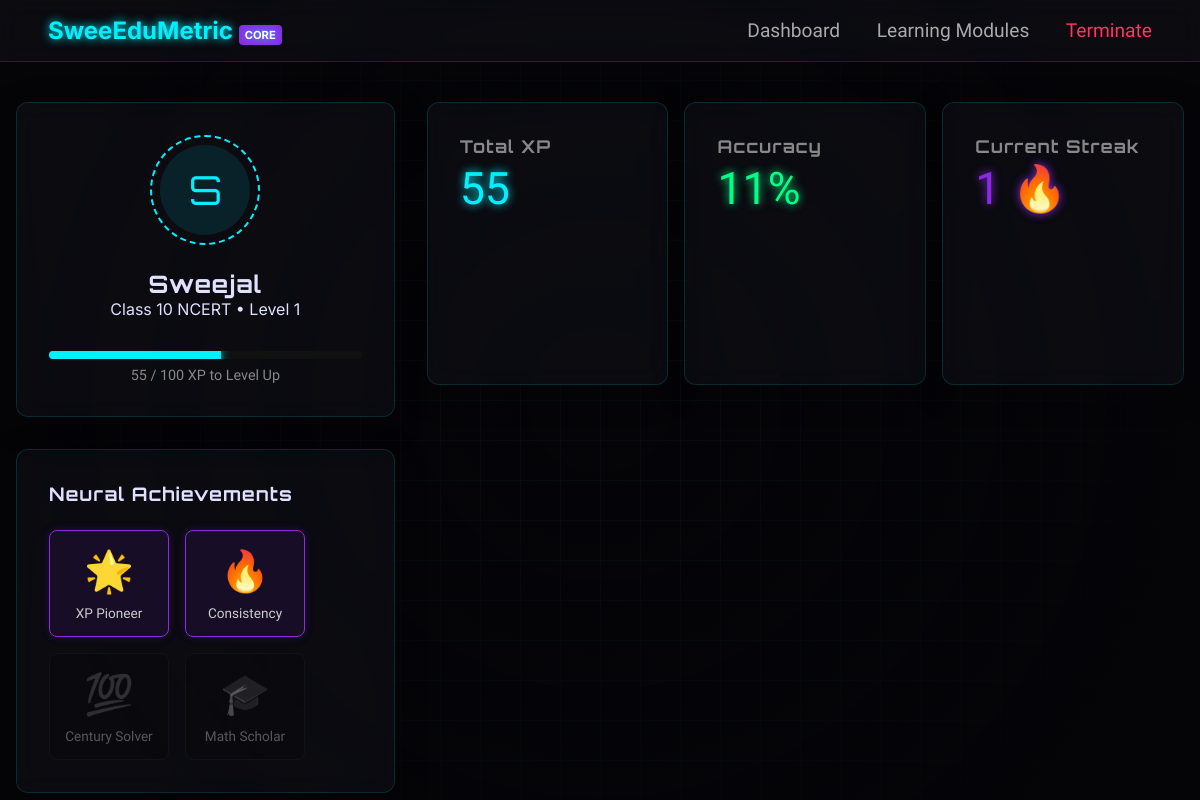
The app's page /dashboard (signed in) with its own data.
### tables this page shows
CREATE TABLE users (
                id INTEGER PRIMARY KEY, username TEXT, pin TEXT,
                xp INTEGER DEFAULT 0, questions_solved INTEGER DEFAULT 0,
                correct_answers INTEGER DEFAULT 0, streak INTEGER DEFAULT 1
            );

CREATE TABLE badges (
                id INTEGER PRIMARY KEY, name TEXT, icon TEXT, description TEXT, req_xp INTEGER
            );

### app.py (the view)
@app.route('/dashboard')
def dashboard():
    if 'user_id' not in session: return redirect(url_for('index'))
    db = get_db()
    user = db.execute('SELECT * FROM users WHERE id=?', (session['user_id'],)).fetchone()
    accuracy = int((user['correct_answers'] / user['questions_solved'] * 100)) if user['questions_solved'] > 0 else 0
    badges = db.execute('''SELECT b.*, (ub.badge_id IS NOT NULL) as earned
                           FROM badges b LEFT JOIN user_badges ub ON b.id=ub.badge_id AND ub.user_id=?''', (user['id'],)).fetchall()
    return render_template('dashboard.html', user=user, accuracy=accuracy, badges=badges)

### app.py (called while the page is built)
def get_db():
    conn = sqlite3.connect(DB_FILE)
    conn.row_factory = sqlite3.Row
    return conn

### templates/dashboard.html
{% extends "base.html" %}
{% block content %}
<div class="dashboard-grid">
    <div class="glass-card profile-card">
        <div class="profile-header">
            <div class="avatar-ring"><div class="avatar">S</div></div>
            <div>
                <h2>{{ user.username }}</h2>
                <p>Class 10 NCERT • Level {{ (user.xp // 100) + 1 }}</p>
            </div>
        </div>
        <div class="level-bar-container">
            <div class="progress-bar"><div class="fill" style="width: {{ (user.xp % 100) }}%"></div></div>
            <p class="xp-text">{{ user.xp % 100 }} / 100 XP to Level Up</p>
        </div>
    </div>
    <div class="stats-container">
        <div class="glass-card stat-box blue">
            <h3>Total XP</h3>
            <div class="stat-value">{{ user.xp }}</div>
        </div>
        <div class="glass-card stat-box green">
            <h3>Accuracy</h3>
            <div class="stat-value">{{ accuracy }}%</div>
        </div>
        <div class="glass-card stat-box purple">
            <h3>Current Streak</h3>
            <div class="stat-value">{{ user.streak }} 🔥</div>
        </div>
    </div>
    <div class="glass-card badges-card">
        <h3>Neural Achievements</h3>
        <div class="badges-grid">
            {% for b in badges %}
            <div class="badge {{ 'earned' if b.earned else 'locked' }}" title="{{ b.description }}">
                <div class="badge-icon">{{ b.icon }}</div>
                <div class="badge-name">{{ b.name }}</div>
            </div>
            {% endfor %}
        </div>
    </div>
</div>
{% endblock %}

### static/style.css (style rules this page uses)
:root { --bg-color: #050508; --glass-bg: rgba(20, 20, 30, 0.4); --glass-border: rgba(0, 240, 255, 0.15); --neon-blue: #00f0ff; --neon-purple: #8a2be2; --neon-green: #00ff88; --text-main: #e0e0ff; }
* { box-sizing: border-box; margin: 0; padding: 0; }
body { background-color: var(--bg-color); color: var(--text-main); font-family: 'Inter', sans-serif; min-height: 100vh; overflow-x: hidden; }
h1, h2, h3 { font-family: 'Orbitron', sans-serif; letter-spacing: 1px; }
.glass-card { background: var(--glass-bg); backdrop-filter: blur(12px); border: 1px solid var(--glass-border); border-radius: 12px; padding: 2rem; box-shadow: 0 8px 32px rgba(0,0,0,0.3); }
.dashboard-grid { display: grid; grid-template-columns: 1fr 2fr; gap: 2rem; }
.profile-card { text-align: center; }
.avatar-ring { width: 110px; height: 110px; border-radius: 50%; margin: 0 auto 1.5rem; border: 2px dashed var(--neon-blue); display: flex; justify-content: center; align-items: center; animation: spin 15s linear infinite; }
.avatar { width: 90px; height: 90px; background: rgba(0, 240, 255, 0.1); border-radius: 50%; display: flex; justify-content: center; align-items: center; font-size: 2.5rem; font-family: 'Orbitron'; color: var(--neon-blue); animation: spinReverse 15s linear infinite; }
.level-bar-container { margin-top: 2rem; }
.progress-bar { width: 100%; height: 8px; background: #111; border-radius: 4px; overflow: hidden; margin: 8px 0; }
.progress-bar .fill { height: 100%; background: var(--neon-blue); box-shadow: 0 0 10px var(--neon-blue); transition: width 0.5s; }
.xp-text { font-family: 'Rajdhani'; color: #888; font-size: 0.9rem; }
.stats-container { display: grid; grid-template-columns: 1fr 1fr 1fr; gap: 1rem; margin-bottom: 2rem; }
.stat-box h3 { font-size: 1.1rem; color: #888; margin-bottom: 5px; }
.stat-value { font-size: 2.8rem; font-family: 'Rajdhani'; text-shadow: 0 0 10px; }
.stat-box.blue .stat-value { color: var(--neon-blue); }
.stat-box.green .stat-value { color: var(--neon-green); }
.stat-box.purple .stat-value { color: var(--neon-purple); }
.badges-grid { display: flex; gap: 1rem; flex-wrap: wrap; margin-top: 1.5rem; }
.badge { text-align: center; padding: 15px; border: 1px solid rgba(255,255,255,0.05); border-radius: 8px; width: 120px; transition: 0.3s; background: rgba(0,0,0,0.3); }
.badge.locked { opacity: 0.4; filter: grayscale(100%); border-color: #222; }
.badge.earned { border-color: var(--neon-purple); background: rgba(138, 43, 226, 0.1); box-shadow: 0 0 10px rgba(138, 43, 226, 0.2); }
.badge-icon { font-size: 2.5rem; margin-bottom: 10px; }
.badge-name { font-size: 0.85rem; font-family: 'Rajdhani'; color: #ccc; }

### records on screen
users: username "Sweejal", (user.xp//100)+1 "1", user.xp%100 "55", xp "55", streak "1"
badges: icon "🌟", name "XP Pioneer"
badges: icon "🔥", name "Consistency"
badges: icon "💯", name "Century Solver"
badges: icon "🎓", name "Math Scholar"

### other values on screen
{{ accuracy }} "11"
